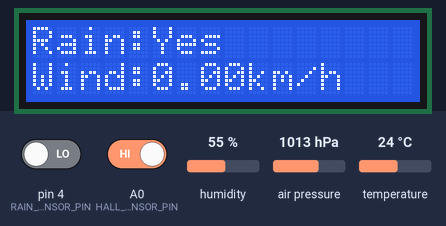
Simulated run of this sketch. Board: Arduino Uno, built with avr-gcc and run on an emulated ATmega328P. Parts: 16×2 character LCD. The inputs (shaded band) are chosen by the test bench; at power-on: pin 4 (RAIN_SENSOR_PIN) LOW, A0 (HALL_SENSOR_PIN) HIGH, humidity 55 %, air pressure 1013 hPa, temperature 24 °C. The modem accepts every AT command (registered, SIM ready, sends succeed) and sends nothing else; what the sketch prints to the serial monitor is not drawn.

Above: at 3.2 s.
3.3 s: pin 4 (RAIN_SENSOR_PIN) driven HIGH
At 7.1 s:
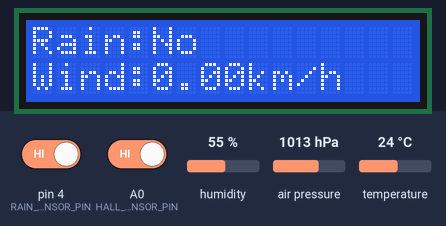
11.1 s: A0 (HALL_SENSOR_PIN) driven LOW
At 13.3 s:
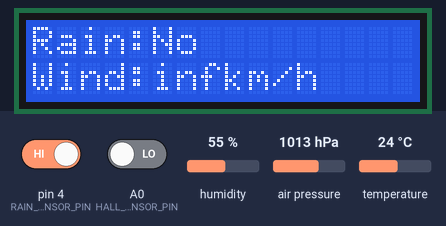
15.0 s: humidity set to 22 %
At 16.4 s:
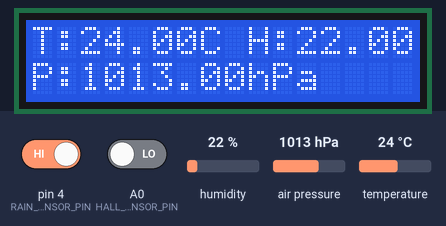
18.1 s: air pressure set to 952 hPa
At 20.6 s:
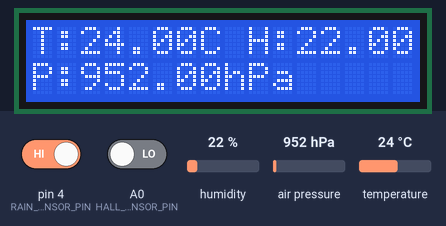
22.3 s: temperature set to 12 °C
At 24.7 s:
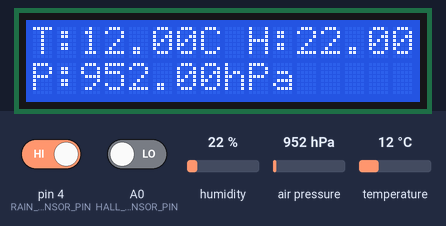
26.4 s: pin 4 (RAIN_SENSOR_PIN) driven LOW
At 33.7 s:
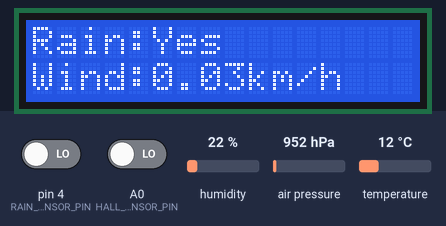
Timing chart, 0 to 35.2 s (numbered marks = the images above; inputs shaded):
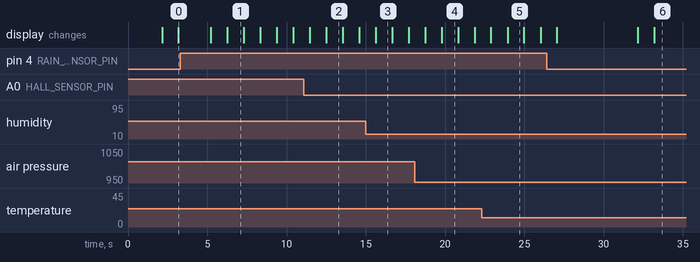

Measured:
- after the input at 11.1 s, the display: first differs from a run without the input after 1.4 s (image 2)
- what the display in image 1 shows lasts 1.0 s, from 6.3 s to 7.3 s
- what the display in image 3 shows lasts 1.1 s, from 15.6 s to 16.7 s

The sketch:

weatherFinal.ino
```cpp
#include <Wire.h>
#include <Adafruit_Sensor.h>
#include <Adafruit_BMP280.h>
#include <DHT.h>
#include <SoftwareSerial.h>
#include <LiquidCrystal_I2C.h>

// BMP280 Setup
Adafruit_BMP280 bmp; // I2C interface by default

// DHT11 Setup
#define DHTPIN 6          // DHT11 data pin connected to digital pin 6
#define DHTTYPE DHT11
DHT dht(DHTPIN, DHTTYPE);

// Rain Sensor Setup
#define RAIN_SENSOR_PIN 4 // Rain sensor connected to digital pin 4

// Wind Speed Sensor Setup ADVICE (use a proper anenometer with built in wind sensor)
#define HALL_SENSOR_PIN A0 // Analog pin connected to Hall sensor
int pulseCount = 0;         // Count of detected pulses
unsigned long lastPulseTime = 0; // Last time a pulse was counted
const float circumference = 0.3;    // Circumference of the rotation (meters) Changes this by the size of your anenometer
bool lastWindState = HIGH;          // Previous sensor state

// SIM900 Setup
SoftwareSerial SIM900(7, 8); // TX, RX

// LCD I2C Setup on default I2C pins (SDA A4 and SCL A5)
LiquidCrystal_I2C lcd(0x27, 16, 2); // Set the I2C address to 0x27 for a 16x2 LCD

// Authorized phone number
const String authorizedPhoneNumber = "+639556680399"; //this my no. change it to your own number

// Timer variables for periodic SMS
unsigned long lastSentTime = 0; // Last time SMS was sent
const unsigned long interval = 60000; // 1 minute in milliseconds

// Rain detection variables
bool previousRainState = false; // Track the previous state of rain detection

void setup() {
  // Initialize sensors, LCD, and Serial
  Serial.begin(9600);
  SIM900.begin(9600);
  dht.begin();
  pinMode(RAIN_SENSOR_PIN, INPUT);
  pinMode(HALL_SENSOR_PIN, INPUT_PULLUP);

  if (!bmp.begin(0x76)) {  // Try 0x77 if 0x76 doesn't work
    Serial.println("Could not find a valid BMP280 sensor, check wiring!");
    while (1);
  }

  lcd.begin(16, 2);
  lcd.backlight();

  SIM900.println("AT+CMGF=1");
  delay(1000);
  SIM900.println("AT+CNMI=1,2,0,0,0");
  delay(1000);

  Serial.println("System initialized. Waiting for SMS command 'SEND'...");
}

void loop() {
  // Display sensor data
  displaySensorData();

  // Check for incoming SMS
  if (SIM900.available()) {
    String smsContent = SIM900.readString();
    if (smsContent.indexOf(authorizedPhoneNumber) >= 0 && smsContent.indexOf("SEND") >= 0) {
      sendSensorDataSMS();
    } else {
      Serial.println("Unauthorized number or incorrect command. Ignoring SMS.");
    }
  }

  // Send periodic SMS every minute
  sendPeriodicSMS();

  // Monitor rain and send alert if rain is detected
  monitorRainSensor();
}

void displaySensorData() {
  // Read BMP280 data
  float pressure = bmp.readPressure() / 100.0F; // Convert Pa to hPa

  // Read DHT11 data
  float temperatureDHT = dht.readTemperature();
  float humidity = dht.readHumidity();

  // Read rain status
  bool isRaining = digitalRead(RAIN_SENSOR_PIN) == LOW;

  // Calculate wind speed based on pulses
  bool currentWindState = digitalRead(HALL_SENSOR_PIN);
  if (currentWindState == LOW && lastWindState == HIGH) { // Detect falling edge
    pulseCount++;
    lastPulseTime = millis(); // Record the time of the last pulse
  }
  lastWindState = currentWindState;

  // Calculate wind speed in real-time
  float rotations = pulseCount / 2.0; // Two pulses per rotation
  float windSpeedMps = (rotations * circumference) / ((millis() - lastPulseTime) / 1000.0); // m/s
  float windSpeedKmh = windSpeedMps * 3.6; // Convert to km/h

  // Display on LCD
  lcd.clear();
  lcd.setCursor(0, 0);
  lcd.print("T:");
  lcd.print(temperatureDHT);
  lcd.print("C H:");
  lcd.print(humidity);
  lcd.print("%");

  lcd.setCursor(0, 1);
  lcd.print("P:");
  lcd.print(pressure);
  lcd.print("hPa");
  delay(1000);

  lcd.clear();
  lcd.setCursor(0, 0);
  lcd.print("Rain:");
  lcd.print(isRaining ? "Yes" : "No");

  lcd.setCursor(0, 1);
  lcd.print("Wind:");
  lcd.print(windSpeedKmh, 2); // Display wind speed with 2 decimal places
  lcd.print("km/h");
  delay(1000);
}

String rainPrediction(float temperature, float humidity, float pressure) {
  if (pressure > 1015 && humidity < 40 && temperature > 25) {
    return "Never (0%)";
  } else if (pressure >= 1005 && pressure <= 1015 && humidity >= 40 && humidity < 60 && temperature >= 15 && temperature <= 25) {
    return "Slight (Up to 25%)";
  } else if (pressure >= 995 && pressure < 1005 && humidity >= 60 && humidity < 80 && temperature >= 10 && temperature <= 20) {
    return "Moderate (50%)";
  } else if (pressure < 995 && humidity > 80 && temperature < 15) {
    return "Highly Likely (75%+)";
  } else {
    return "No reliable prediction";
  }
}

void sendSensorDataSMS() {
  // Read data from all sensors
  float pressure = bmp.readPressure() / 100.0F; // Convert Pa to hPa
  float temperatureDHT = dht.readTemperature();
  float humidity = dht.readHumidity();
  bool isRaining = digitalRead(RAIN_SENSOR_PIN) == LOW; // Assume LOW means rain detected

  // Calculate wind speed for SMS
  float rotations = pulseCount / 2.0;
  float windSpeedMps = (rotations * circumference) / ((millis() - lastPulseTime) / 1000.0);
  float windSpeedKmh = windSpeedMps * 3.6;

  // Generate rain prediction based on temperature, humidity, and pressure
  String prediction = rainPrediction(temperatureDHT, humidity, pressure);

  // Prepare the message for SMS
  String message = "T: " + String(temperatureDHT) + "C, H: " + String(humidity) + "%\n";
  message += "P: " + String(pressure) + "hPa\n";
  message += String("Rain: ") + (isRaining ? "Yes" : "No") + "\n";
  message += "Wind: " + String(windSpeedKmh, 2) + "km/h\n";
  message += "Prediction: " + prediction;

  // Send the message
  sendSMS(authorizedPhoneNumber, message);
}

void sendPeriodicSMS() {
  unsigned long currentTime = millis();

  // Check if one minute has passed
  if (currentTime - lastSentTime >= interval) {
    Serial.println("One minute elapsed. Sending SMS...");
    sendSensorDataSMS();
    lastSentTime = currentTime;
  }
}

void monitorRainSensor() {
  bool isRaining = digitalRead(RAIN_SENSOR_PIN) == LOW; // Assume LOW means rain detected

  // Send SMS only if rain is detected and the previous state was no rain
  if (isRaining && !previousRainState) {
    Serial.println("Rain detected. Sending SMS...");
    sendSMS(authorizedPhoneNumber, "It is raining.");
  }

  // Update the previous rain state
  previousRainState = isRaining;
}

void sendSMS(String phoneNumber, String message) {
  // Set SMS mode to text
  SIM900.println("AT+CMGF=1");
  delay(1000);

  // Specify the recipient phone number
  SIM900.print("AT+CMGS=\"");
  SIM900.print(phoneNumber);
  SIM900.println("\"");
  delay(1000);

  // Send the actual message content
  SIM900.println(message);
  delay(1000);

  // Send Ctrl+Z (ASCII 26) to mark the end of the message
  SIM900.write(26);
  delay(1000);

  // Print confirmation to Serial Monitor
  Serial.println("SMS Sent to " + phoneNumber + ": " + message);
}
```
